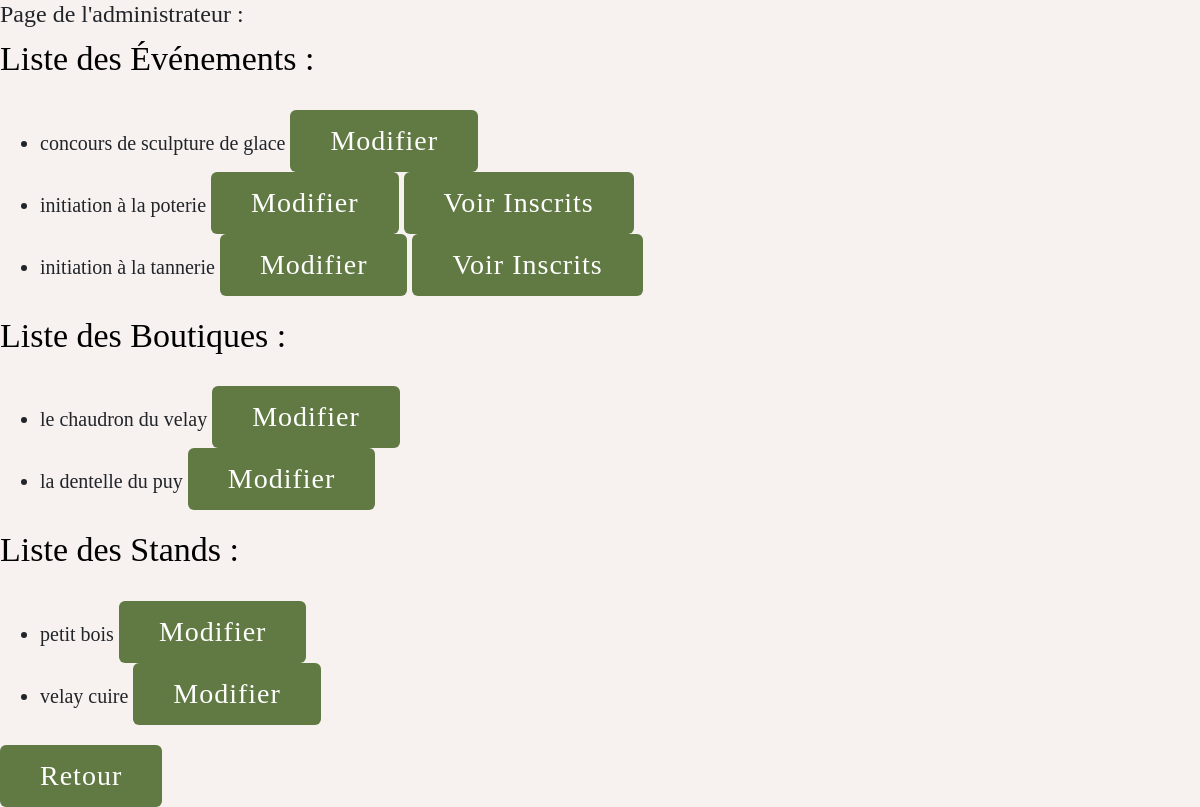
Screenshot of /admin_connexion.php with the database file from the repository.
### tables this page shows
CREATE TABLE `evenement` (
  `id_event` int(11) NOT NULL,
  `nomevent` varchar(30) NOT NULL,
  `defevent` text NOT NULL,
  `xcoordevent` float NOT NULL,
  `ycoordevent` float NOT NULL,
  `imgevent` blob NOT NULL,
  `horaireevent` datetime NOT NULL,
  `dureeevent` time NOT NULL,
  `nbplace` int(10) NOT NULL
);

CREATE TABLE `boutique` (
  `id_boutique` int(11) NOT NULL,
  `nomboutique` varchar(30) NOT NULL,
  `typeboutique` varchar(30) NOT NULL,
  `xcoordboutique` float NOT NULL,
  `ycoordboutique` float NOT NULL,
  `descriptionboutique` text NOT NULL,
  `imgboutique` blob NOT NULL,
  `ouvertureboutique` varchar(10) NOT NULL,
  `fermetureboutique` varchar(10) NOT NULL,
  `telboutique` varchar(10) NOT NULL
);

CREATE TABLE `stand` (
  `id_stand` int(11) NOT NULL,
  `nomstand` varchar(30) NOT NULL,
  `typestand` varchar(30) NOT NULL,
  `xcoordstand` float NOT NULL,
  `ycoordstand` float NOT NULL,
  `descriptionstand` text NOT NULL,
  `imgstand` blob NOT NULL,
  `ouverturestand` varchar(10) NOT NULL,
  `fermeturestand` varchar(10) NOT NULL,
  `emplacement` varchar(30) NOT NULL
);

### admin_connexion.php (the view, shortened to what this page needs)
<?php
$connection=new PDO('mysql:host=localhost;port=3306;dbname=festival','root','');
$requete="SELECT * FROM admin";
$resultats=$connection->query($requete);
$tab=$resultats->fetchAll();
$requete="SELECT id_stand,nomstand,typestand FROM stand";
$resultats=$connection->query($requete);
$tab_stand=$resultats->fetchAll();
$nbstand=count($tab_stand);
$requete="SELECT id_boutique,nomboutique,typeboutique FROM boutique";
$resultats=$connection->query($requete);
$tab_boutique=$resultats->fetchAll();
$nbboutique=count($tab_boutique);
$requete="SELECT id_event,nomevent,nbplace FROM evenement";
$resultats=$connection->query($requete);
$tab_event=$resultats->fetchAll();
$nbevent=count($tab_event);
?>
<!DOCTYPE html>
<html lang="fr">
    <head>
        <link rel="stylesheet" href="bootstrap/css/bootstrap.min.css">
        <link rel="stylesheet" href="css/style.css">
    </head>
	<body>
	<?php
	$login=$_POST['login']-1;
		if ($_POST['password']==$tab[$login]['password']){
			?>
			<h1>Page de l'administrateur : <?php echo $tab[$login]['login']; ?></h1>
			<?php
				echo "<h3>Liste des Événements :</h3><ul>";
				for($i=0;$i<$nbevent;$i++){
				echo "<li>".$tab_event[$i]["nomevent"];
				echo "<a href='modif/modif_event.php?id=".$tab_event[$i]["id_event"]."'>
				<button>Modifier</button></a>";
				if ($tab_event[$i]["nbplace"]>0){
				echo "<a href='liste_participant.php?id=".$tab_event[$i]["id_event"]."'>
				<button>Voir Inscrits</button></a></li>" ;}}
				if ($tab[$login]['login']=="admin_fap_all_right"){
				echo "</ul><a href='ajout/ajout_event.php'>
				<button>Ajouter un Événement</button></a>";}
				else{echo'</ul>';}
				echo "<h3>Liste des Boutiques :</h3><ul>";
				for($i=0;$i<$nbboutique;$i++){
				echo "<li>".$tab_boutique[$i]["nomboutique"];
				echo "<a href='modif/modif_boutique.php?id=".$tab_boutique[$i]["id_boutique"]."'>
				<button>Modifier</button></a>";
				if ($tab[$login]['login']=="admin_fap_all_right"){
				echo "<a href='supp/supp_boutique.php?id=".$tab_boutique[$i]["id_boutique"]."'>
				<button>Supprimer</button></a></li>" ;
				}else{echo'</li>';}}
				if ($tab[$login]['login']=="admin_fap_all_right"){
				echo "</ul><a href='ajout/ajout_boutique.php'>
				<button>Ajouter une Boutique</button></a>";}
				else{echo'</ul>';}
				echo "<h3>Liste des Stands :</h3><ul>";
				for($i=0;$i<$nbstand;$i++){
				echo "<li>".$tab_stand[$i]["nomstand"];
				echo "<a href='modif/modif_stand.php?id=".$tab_stand[$i]["id_stand"]."'>
				<button>Modifier</button></a>";
				if ($tab[$login]['login']=="admin_fap_all_right"){
				echo "<a href='supp/supp_stand.php?id=".$tab_stand[$i]["id_stand"]."'>
				<button>Supprimer</button></a></li>" ;
				}else{echo'</li>';}}
				if ($tab[$login]['login']=="admin_fap_all_right"){
				echo "</ul><a href='ajout/ajout_stand.php'>
				<button>Ajouter un Stand</button></a>";}
				else{echo'</ul>';}
			}
				else {
				echo '<script>
				function Redirection(){
				document.location.href="admin.php?error=1";
				}
				Redirection()
				</script>';}
	?>
	<div><a href='admin.php'>
	<button>Retour</button></a></div>
	</body>
</html>

### css/style.css (style rules this page uses)
* { margin: 0; padding: 0; font-family: Berlin Sans FB; font-weight: 400; font-size: 20px; }
body { background-color: #f7f1f0; }
h1 { font-family: "Engage"; width: 80vw; font-size: 2vw; }
h3 { font-size: 34px; margin: 0 0 30px 0; color: black; }
button { border: none; border-radius: 6px; background-color:#617A43; padding: 10px 40px; color: white; letter-spacing: 1px; font-size: 28px; font-weight: 400; transition: .2s; cursor: pointer; }
a { text-decoration: none; color: black; }
li a { text-transform:uppercase; transition: .2s; }

### rows the page displays
evenement: nomevent "concours de sculpture de glace"
evenement: nomevent "initiation à la poterie"
evenement: nomevent "initiation à la tannerie"
boutique: nomboutique "le chaudron du velay"
boutique: nomboutique "la dentelle du puy"
stand: nomstand "petit bois"
stand: nomstand "velay cuire"
